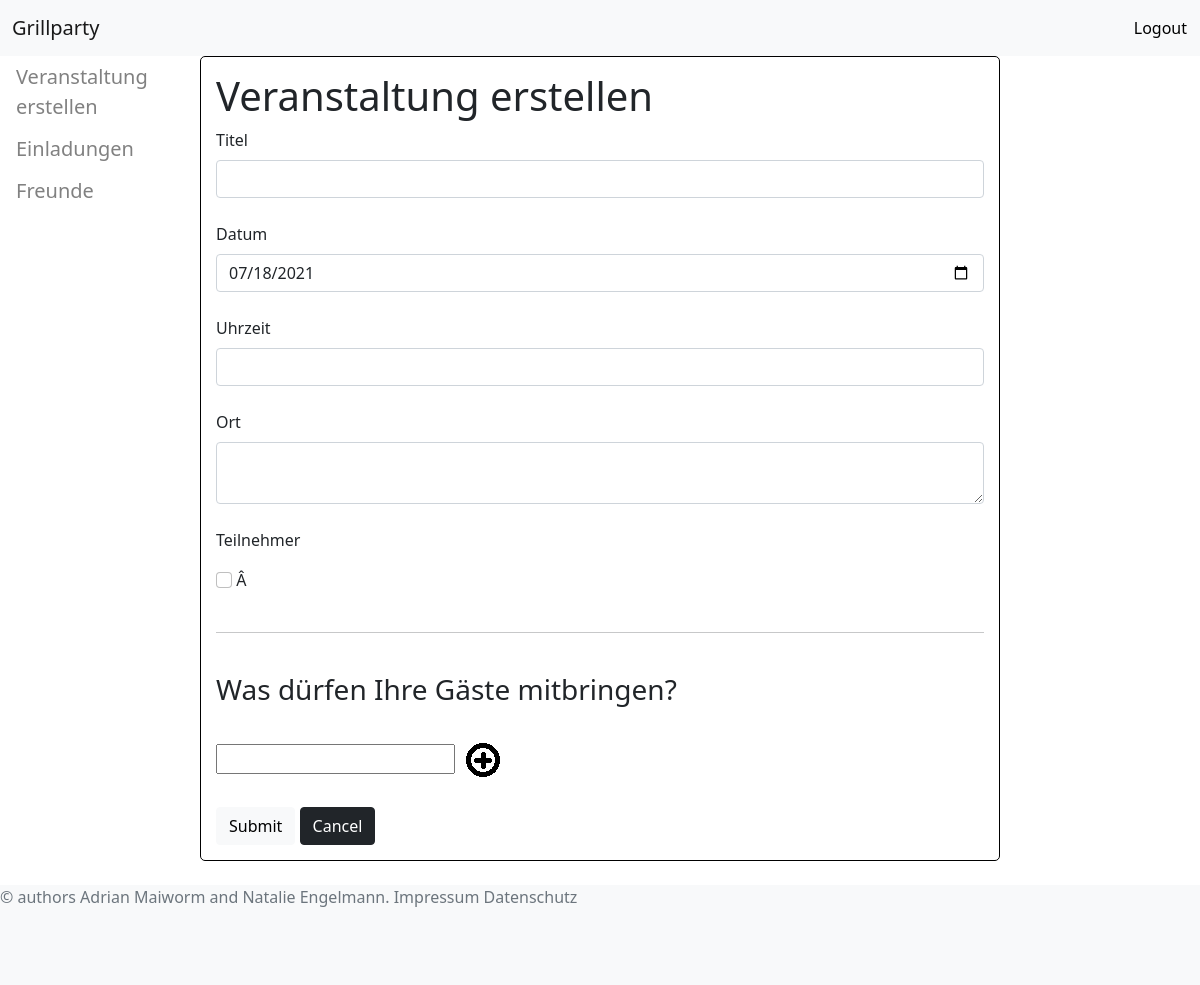
Before: /newevent (signed in) with the older database file.
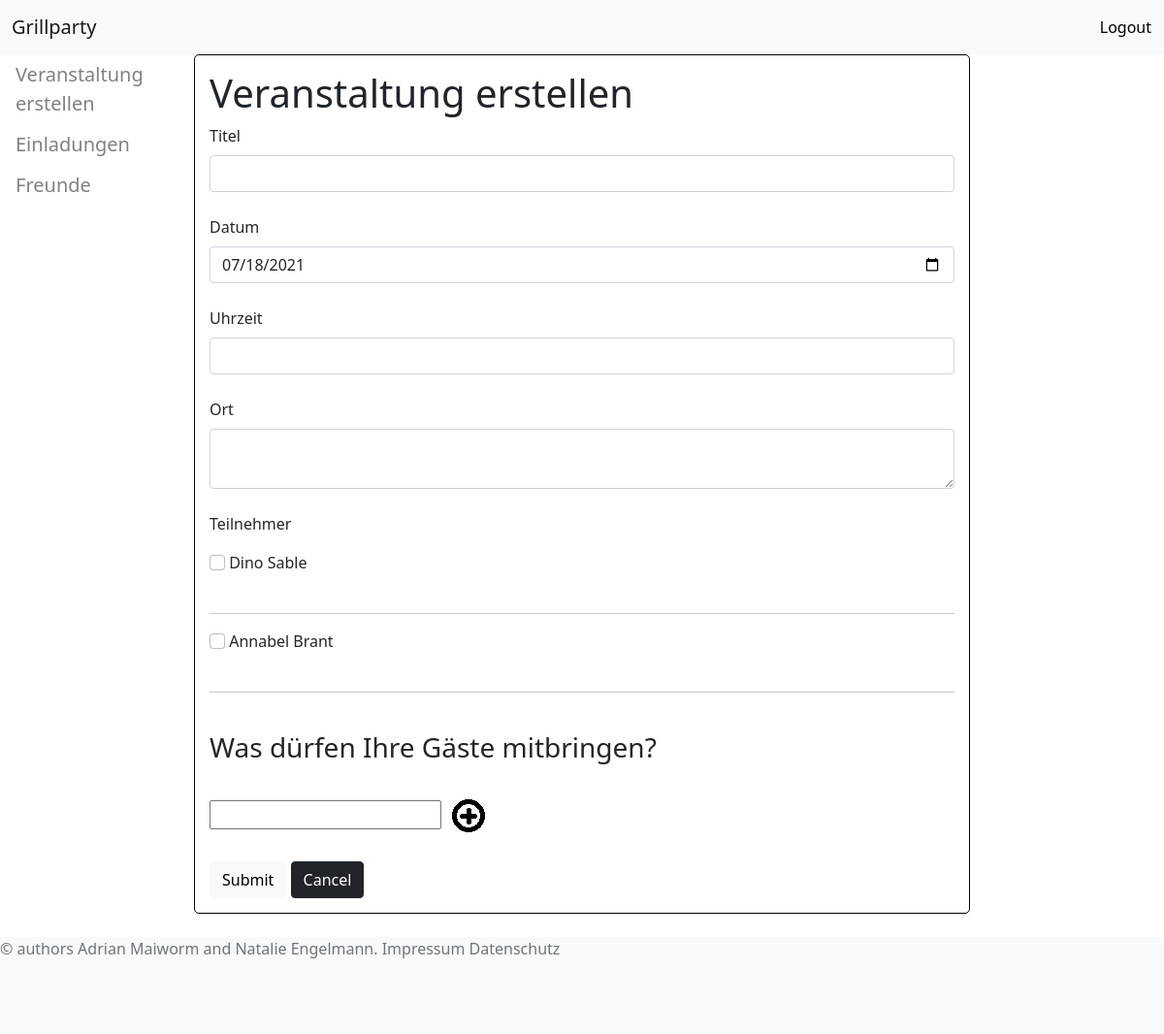
After: the same page with the newer database file.
### tables this page shows
CREATE TABLE friends (friend1_mail TEXT NOT NULL, friend2_mail TEXT NOT NULL, FOREIGN KEY (friend1_mail) REFERENCES users (mailaddress), FOREIGN KEY (friend2_mail) REFERENCES users (mailaddress), PRIMARY KEY (friend1_mail, friend2_mail));

CREATE TABLE users (
				mailaddress TEXT NOT NULL PRIMARY KEY,
				name TEXT NOT NULL,
				password TEXT NOT NULL);

### main.py (the view, shortened to what this page needs)
@app.route("/newevent", methods= ["GET", "POST"])
def newevent():
    form = NewEvent()
    user = session["user"]
    friends = select_friends(conn, cur, user)
    print(friends)
    return render_template("newevent.html", form=form, friends = friends)

### main.py
class NewEvent(FlaskForm):
    title = StringField(label="Titel ")
    date = DateField(label="Datum", default = date.today(), validators=[InputRequired()])
    time = TimeField(label="Uhrzeit", validators=[InputRequired()])
    address = TextAreaField(label="Ort")
    submit = SubmitField("Erstellen")

### db_connection.py (called while the page is built)
def select_friends(conn, cur, user):
	script = """
	SELECT users.name, friend2_mail
	FROM friends
	INNER JOIN users on users.mailaddress = friends.friend2_mail
	WHERE friend2_mail IN
		(SELECT friend1_mail
		FROM friends
		WHERE friend2_mail = ?)
	AND friend1_mail = ?;
	"""
	parameters = [user, user]
	cur.execute(script, parameters)
	friends = cur.fetchall()
	return friends

### templates/newevent.html (shortened to what this page needs)
{% extends "dashboard.html" %}
{% block overview%}
<div class = "container-1">
<div class = "Formevent">
<h1>Veranstaltung erstellen </h1>
<form method="POST">
    {{ form.title.label(class="form-label") }}
    {{ form.title(class="form-control") }}
    <br>
    <div class = "datetime">
    <div class ="date">
    {{ form.date.label(class="form-label") }}
    {{ form.date(class="form-control") }}
    <br></div>
    <div class = "time">
    {{ form.time.label(class="form-label") }}
    {{ form.time(class="form-control") }}
    <br>
    </div>
    </div>
    {{ form.address.label(class="form-label") }}
    {{ form.address(class="form-control") }}
    <br>
    <p>Teilnehmer</p>
    <form>
    {% for friend in friends %}
            <div>
                <input class="form-check-input" type="checkbox" value="{{ friend[0] }}" id="defaultCheck1">
                <label class="form-check-label" for="defaultCheck1">
                    {{ friend[0] }}
                </label>
                </form>
            </div>
            <span class="badge badge-primary">{{ friend[0] }}</span>
            <hr>
        {% endfor %}
    <br>
    <h3>Was dürfen Ihre Gäste mitbringen?</h3>
    <form method="POST">
        <div class="input-wrapper">
            <div><br/>
            <input type="text" name="field[]" value=""/>
            <a href="javascript:void(0);" class="add-input" title="Add input"> <img src="/static/plus.png"/></a>
            </div>
        </div>
    <br>
    <input type="submit" name="cmdsubmit" class="btn btn-light">
    <a href="/dashboard" class="btn btn-dark">Cancel</a>
    </form>
</div>
{% endblock %}

Changed rows visible on the page:
no longer on this page (row edited): friends: name "Â"
now on this page (row edited): friends: name "Dino Sable"
now on this page (row edited): friends: name "Annabel Brant"
